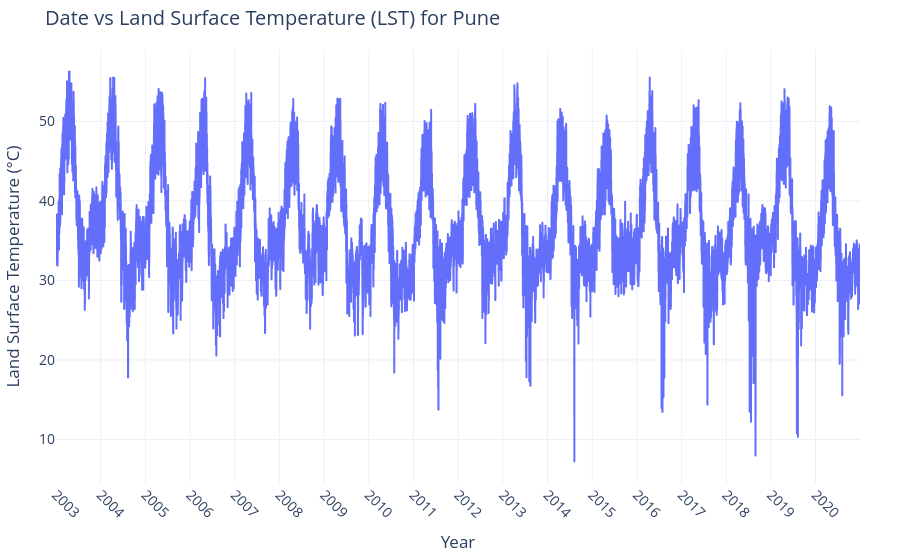

This figure's notebook cell:
### Code cell
plotTimeVsLST(pune_df, 'Pune')

### Figure 1 — Plotly figure (JSON) as saved in the notebook; plotly's stock layout.template omitted (floating-point values rounded to 4 significant figures; data arrays with more than 128 entries replaced by an {"elided": "..."} marker saying what was removed)
{"data": [{"hovertemplate": "Year=%{x}<br>Land Surface Temperature (°C)=%{y}<extra></extra>", "legendgroup": "", "line": {"color": "#636efa", "dash": "solid", "width": 2}, "marker": {"size": 4, "symbol": "circle"}, "mode": "lines", "name": "", "showlegend": false, "type": "scattergl", "x": {"elided": "6558 str values"}, "xaxis": "x", "y": {"elided": "6558 float values"}, "yaxis": "y"}], "layout": {"font": {"size": 14}, "hovermode": "x unified", "legend": {"tracegroupgap": 0}, "margin": {"b": 50, "l": 40, "r": 40, "t": 50}, "title": {"font": {"size": 20}, "text": "Date vs Land Surface Temperature (LST) for Pune"}, "xaxis": {"anchor": "y", "domain": [0, 1], "tickangle": 45, "tickformat": "%Y", "tickmode": "array", "tickvals": ["2003-01-01T00:00:00", "2004-01-01T00:00:00", "2005-01-01T00:00:00", "2006-01-01T00:00:00", "2007-01-01T00:00:00", "2008-01-01T00:00:00", "2009-01-01T00:00:00", "2010-01-01T00:00:00", "2011-01-01T00:00:00", "2012-01-01T00:00:00", "2013-01-01T00:00:00", "2014-01-01T00:00:00", "2015-01-01T00:00:00", "2016-01-01T00:00:00", "2017-01-01T00:00:00", "2018-01-01T00:00:00", "2019-01-01T00:00:00", "2020-01-01T00:00:00"], "title": {"text": "Year"}}, "yaxis": {"anchor": "x", "domain": [0, 1], "title": {"text": "Land Surface Temperature (°C)"}}}}
